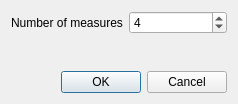
<?xml version="1.0" encoding="UTF-8"?>
<ui version="4.0">
 <class>Dialog</class>
 <widget class="QDialog" name="Dialog">
  <property name="geometry">
   <rect>
    <x>0</x>
    <y>0</y>
    <width>238</width>
    <height>104</height>
   </rect>
  </property>
  <property name="windowTitle">
   <string>Choose number of measures</string>
  </property>
  <layout class="QVBoxLayout" name="verticalLayout">
   <item>
    <layout class="QFormLayout" name="formLayout">
     <item row="1" column="0">
      <widget class="QLabel" name="label">
       <property name="text">
        <string>Number of measures</string>
       </property>
      </widget>
     </item>
     <item row="1" column="1">
      <widget class="QDoubleSpinBox" name="mSpinBox">
       <property name="sizePolicy">
        <sizepolicy hsizetype="Preferred" vsizetype="Fixed">
         <horstretch>0</horstretch>
         <verstretch>0</verstretch>
        </sizepolicy>
       </property>
       <property name="suffix">
        <string/>
       </property>
       <property name="decimals">
        <number>0</number>
       </property>
       <property name="minimum">
        <double>0.000000000000000</double>
       </property>
       <property name="maximum">
        <double>16.000000000000000</double>
       </property>
       <property name="singleStep">
        <double>1.000000000000000</double>
       </property>
       <property name="value">
        <double>4.000000000000000</double>
       </property>
      </widget>
     </item>
    </layout>
   </item>
   <item>
    <widget class="QDialogButtonBox" name="buttonBox">
     <property name="orientation">
      <enum>Qt::Horizontal</enum>
     </property>
     <property name="standardButtons">
      <set>QDialogButtonBox::Cancel|QDialogButtonBox::Ok</set>
     </property>
    </widget>
   </item>
  </layout>
 </widget>
 <resources/>
 <connections>
  <connection>
   <sender>buttonBox</sender>
   <signal>accepted()</signal>
   <receiver>Dialog</receiver>
   <slot>accept()</slot>
   <hints>
    <hint type="sourcelabel">
     <x>248</x>
     <y>254</y>
    </hint>
    <hint type="destinationlabel">
     <x>157</x>
     <y>274</y>
    </hint>
   </hints>
  </connection>
  <connection>
   <sender>buttonBox</sender>
   <signal>rejected()</signal>
   <receiver>Dialog</receiver>
   <slot>reject()</slot>
   <hints>
    <hint type="sourcelabel">
     <x>316</x>
     <y>260</y>
    </hint>
    <hint type="destinationlabel">
     <x>286</x>
     <y>274</y>
    </hint>
   </hints>
  </connection>
 </connections>
</ui>
